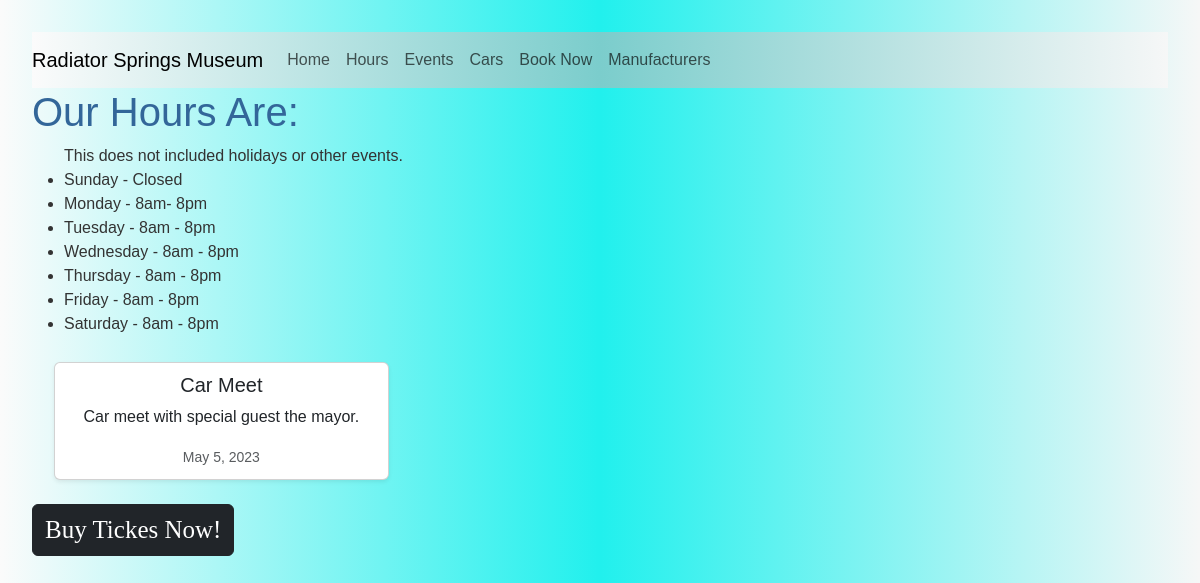
The page /hours on the database as committed earlier.
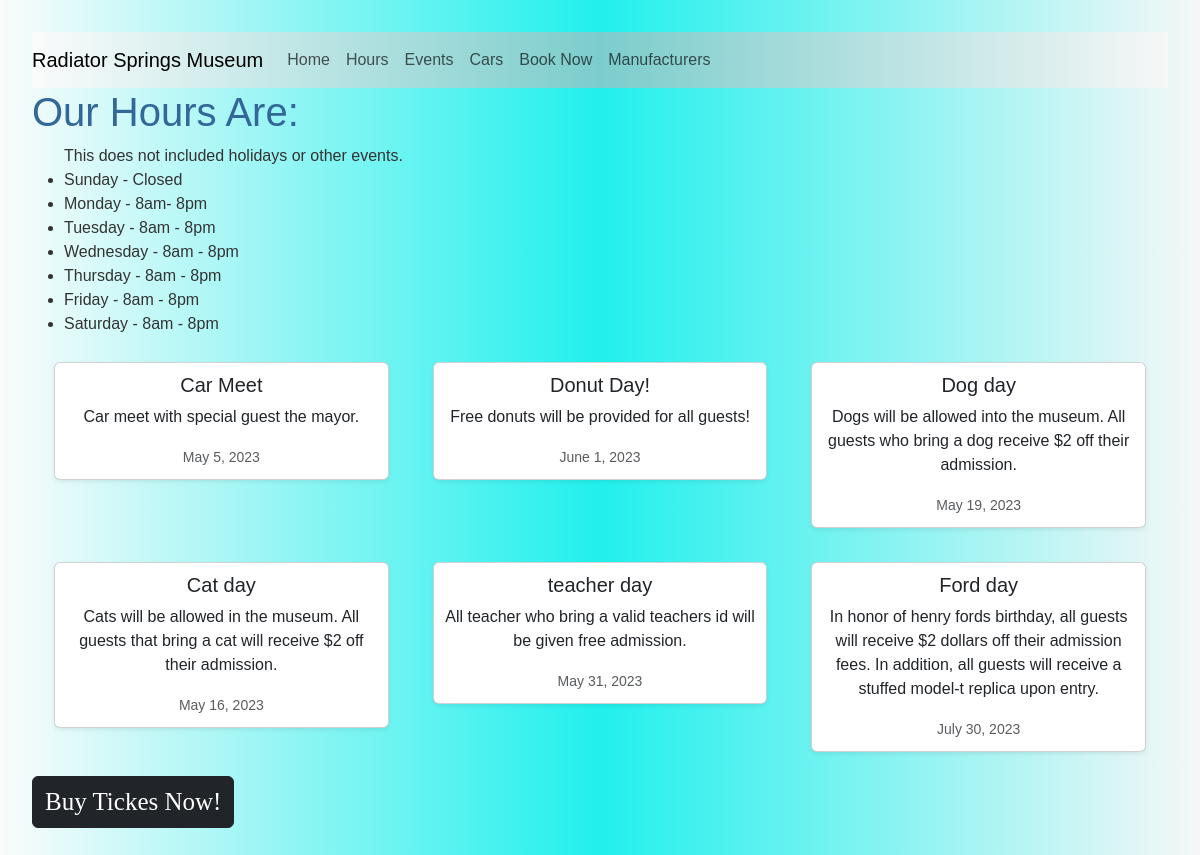
The same page on the database as committed later.
### cars/models.py (models this page shows, shortened)
class Events(models.Model):
    id = models.AutoField(primary_key=True)
    event_name = models.CharField(max_length=100)
    event_detail = models.TextField()
    date = models.DateField(default=datetime.date.today)

### cars/views.py (the view)
# urls.py: path('hours', views.hours, name='hours'),
def hours(request):
     events = Events.objects.all()
     return render(request, 'hours.html', {'events': events})

### cars/templates/hours.html (shortened to what this page needs)
<!DOCTYPE html>
<html>
<head>
  {% load bootstrap5 %}
  {% bootstrap_css %}
  {% load static %}
</head>
<link rel = "stylesheet" href='{% static "css/cssIndex1.css" %}'>
<body>
    <nav class="navbar navbar-expand-lg navbar-light bg-light">
        <a class="navbar-brand">Radiator Springs Museum</a>
        <div class="collapse navbar-collapse" id="navbarSupportedContent">
          <ul class="navbar-nav mr-auto">
            <li class="nav-item active">
              <a class="nav-link" href="index">Home</a>
            </li>
            <li class="nav-item">
              <a class="nav-link" href="hours">Hours</a>
            </li>
            <li class="nav-item">
              <a class="nav-link" href="events">Events</a>
            </li>
            <li class="nav-item">
              <a class="nav-link" href="car_page">Cars</a>
            </li>
            <li class="nav-item">
              <a class="nav-link" href="booking">Book Now</a>
            </li>
            <li class="nav-item">
              <a class="nav-link" href="manufacturer">Manufacturers</a>
            </li>
          </ul>
        </div>
      </nav>
      <h1>Our Hours Are:</h1>
      <ul>
        This does not included holidays or other events.
        <li>Sunday - Closed</li>
        <li>Monday - 8am- 8pm</li>
        <li>Tuesday - 8am - 8pm</li>
        <li>Wednesday - 8am - 8pm </li>
        <li>Thursday - 8am - 8pm</li>
        <li>Friday - 8am - 8pm</li>
        <li>Saturday - 8am - 8pm</li>
      </ul>
{% block content %}
  <div class="container">
    <div class="row">
      {% for event in events %}
        <div class="col-md-4">
          <div class="card mb-4 shadow-sm">
            <div class="card-body">
              <h5 class="card-title">{{ event.event_name }}</h5>
              <p class="card-text">{{ event.event_detail }}</p>
              <p class="card-text"><small class="text-muted">{{ event.date|date:"F j, Y" }}</small></p>
            </div>
          </div>
        </div>
      {% endfor %}
    </div>
  </div>
{% endblock %}
<a class="btn btn-dark" style="font-size: 25px;" href="ticket">Buy Tickes Now!</a>
</body>
</html>

Rows that differ between the two databases and show on the page:
added Events: event_name "Donut Day!", event_detail "Free donuts will be provided for all guests!", date "June 1, 2023"
added Events: event_name "Dog day", event_detail "Dogs will be allowed into the museum. All guests who bring a dog receive $2 off their admission.", date "May 19, 2023"
added Events: event_name "Cat day", event_detail "Cats will be allowed in the museum. All guests that bring a cat will receive $2 off their admission.", date "May 16, 2023"
added Events: event_name "teacher day", event_detail "All teacher who bring a valid teachers id will be given free admission.", date "May 31, 2023"
added Events: event_name "Ford day", event_detail "In honor of henry fords birthday, all guests will receive $2 dollars off their admission fees. In addition, all guests will receive a stuffed model-t replica upon entry.", date "July 30, 2023"
